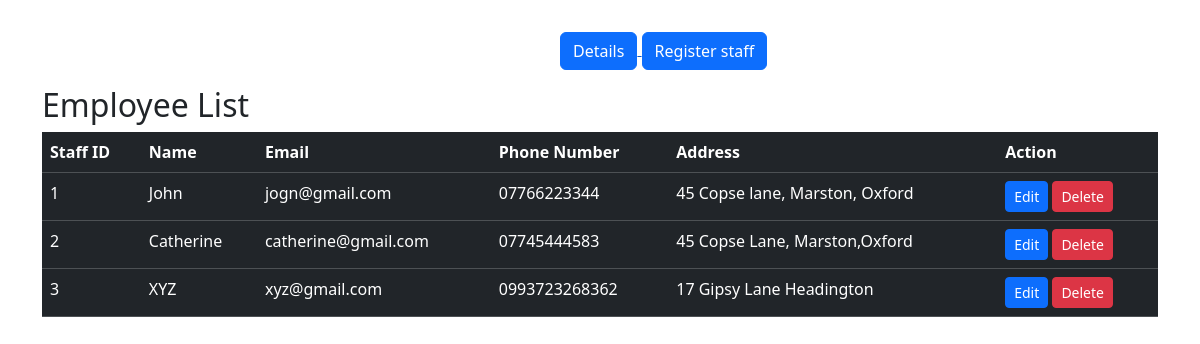
/staff/list/, run on the app's committed database.
### staff/models.py (models this page shows, shortened)
class Staff(models.Model):
    name = models.CharField(max_length=255)
    email = models.EmailField()
    phone = models.CharField(max_length=20)
    address = models.TextField()

### staff/views.py (the view)
# urls.py: path('list/', views.staff_list, name='staff_list'),
def staff_list(request):
    staff = Staff.objects.all()
    return render(request, 'staff/staff-list.html', {'staff': staff})

### staff/templates/staff/staff-list.html (shortened to what this page needs)
{% extends 'staff/base.html' %}
{% block content %}
<head>
  {% load bootstrap5 %}
  {% bootstrap_css %}
</head>
  <div class="container">
    <h2>Employee List</h2>
    <table class="table table-dark">
      <thead>
        <tr>
          <th>Staff ID</th>
          <th>Name</th>
          <th>Email</th>
          <th>Phone Number</th>
          <th>Address</th>
          <th>Action</th>
        </tr>
      </thead>
      <tbody>
        {% for staff in staff %}
          <tr>
            <td>{{ staff.id }}</td>
            <td>{{ staff.name }}</td>
            <td>{{ staff.email }}</td>
            <td>{{ staff.phone }}</td>
            <td>{{ staff.address }}</td>
            <td>
              <a href="{% url 'staff:staff_update' pk=staff.id %}" class="btn btn-primary btn-sm">Edit</a>
              <a href="{% url 'staff:staff_delete' pk=staff.id %}" class="btn btn-danger btn-sm" onclick="return confirm('Are you sure you want to delete this staff member?')">Delete</a>
            </td>
          </tr>
        {% endfor %}
      </tbody>
    </table>
  </div>
{% endblock %}

### staff/templates/staff/base.html (shortened to what this page needs)
<!DOCTYPE html>
<html>
<head>
	{% load bootstrap5 %}
    {% bootstrap_css %}
</head>
<body>
	<div class="container-image">
		<div class="btn-link">
			<a class="btn btn-primary" href="{% url 'staff:staff-list' %}">Details</a>
			<a class="btn btn-primary" href="{% url 'staff:staff_create' %}">Register staff</a>
		</div>
	</div>
	<div>
		{% block content %}{% endblock %}
	</div>
</body>
</html>

### staff/templates/staff/base.html (style rules this page uses)
.btn-link { padding-left: 35em; padding-top: 2em; margin-bottom: 1em; }
.container-image { background-image: url("https://thumbs.dreamstime.com/b/restaurant-staff-characters-design-include-chef-assistants-manager-waitress-professionals-team-restaurant-staff-characters-design-134261104.jpg") no-repeat center center fixed; -webkit-background-size: cover; -moz-background-size: cover; -o-background-size: cover; background-size: cover; }

### data on the page
Staff: id "1", name "John", email "jogn@gmail.com", phone "07766223344", address "45 Copse lane, Marston, Oxford"
Staff: id "2", name "Catherine", email "catherine@gmail.com", phone "07745444583", address "45 Copse Lane, Marston,Oxford"
Staff: id "3", name "XYZ", email "xyz@gmail.com", phone "0993723268362", address "17 Gipsy Lane Headington"
